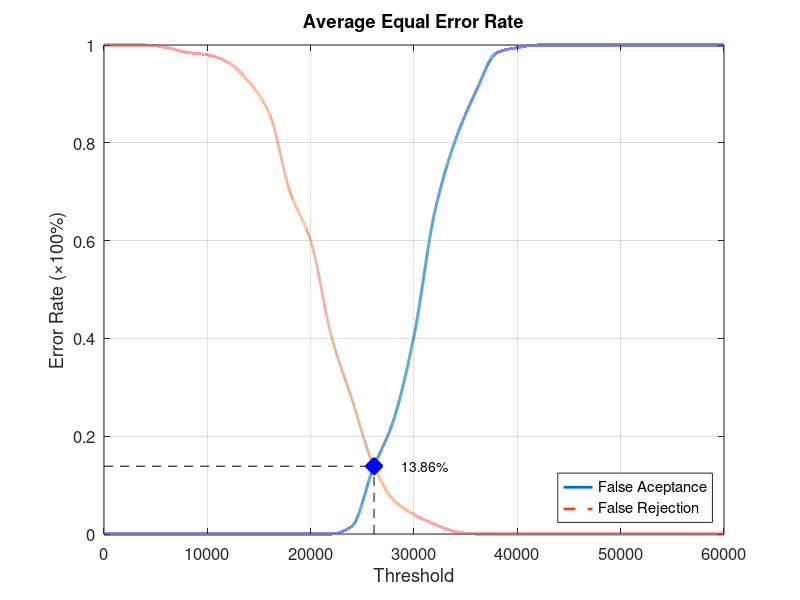
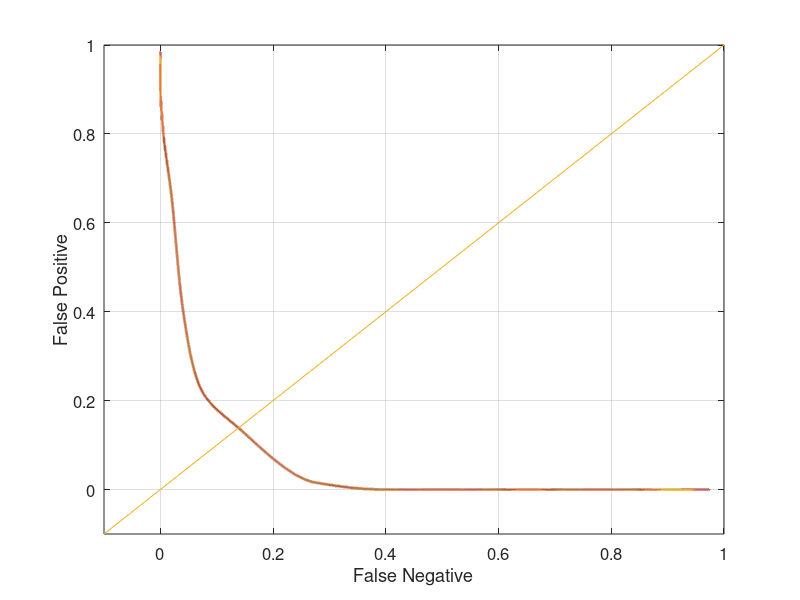

These charts were generated, in order, by the following MATLAB code:
function yEER = Database2_4
close all;
clear;
clc;
x = 0:2000:60000;
xq = 0:0.5:60000;

y0 = [0 0 0 0 0 0 0 0 0 0 0 0 0.0157895 0.131579 0.231579 0.405263 0.657895 0.805263 0.905263 0.984211 0.994737 1 1 1 1 1 1 1 1 1 1];
yy0 = interp1(x, y0, xq, 'pchip');
y1 = [1 1 1 0.995 0.985 0.98 0.965 0.925 0.86 0.7 0.6 0.405 0.275 0.145 0.07 0.04 0.02 0.005 0 0 0 0 0 0 0 0 0 0 0 0 0];
yy1 = interp1(x, y1, xq, 'pchip');

% Calculating EER: 
y2 = abs(y0 - y1);
find(y2 == min(y2))
yy2 = abs(yy0 - yy1);
xEER = find(yy2 == min(yy2));
xEERIndex = xq(xEER) % X-axis EER
yEER = yy0(xEER) % Y-axis EER

main = figure
plot(xq, yy0,'-','LineWidth', 2);	hold on
plot(xq, yy1,'--','LineWidth', 2);	hold on
plot([xEERIndex xEERIndex], [0 yEER], 'k--');	hold on
plot([0 xEERIndex], [yEER yEER], 'k--');	hold on
plot(xEERIndex, yEER, 'bx', 'LineWidth', 10);	hold on
text(xEERIndex + 10 * xEERIndex / 100, yEER, [num2str(round((10000 * yEER)) / 100) '%'])
legend('False Aceptance', 'False Rejection', 'Location', 'SouthEast')
xlabel('Threshold')
ylabel('Error Rate (\times100%)')
title('Average Equal Error Rate')
set(gca, 'FontSize', 12)
axis([0 60000 0 1])
grid on

print(main, 'Database2_4Main', '-dpng');
FNRxFPR = figure('Color', [1 1 1]);
plot(yy1, yy0, '-', yy1, yy0, 'LineWidth', 2);
hold on
y = -0.1:0.1:1
plot(y, y); 
set(gca, 'FontSize', 12)
xlabel('False Negative')
ylabel('False Positive')
axis([-0.1 1 -0.1 1])
set(gca, 'FontSize', 12)
grid on

print(FNRxFPR, 'Database2_4FNRxFPR','-dpng');
end
